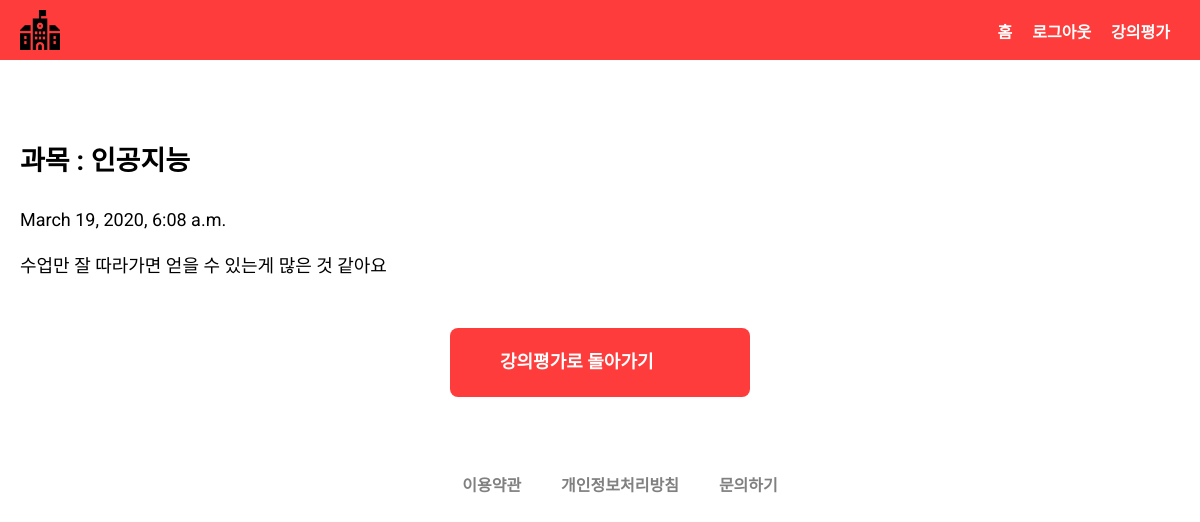
Page /user/31/ on the committed database.
### ouruser/models.py (models this page shows, shortened)
class Blog(models.Model):
    title= models.CharField(max_length=100, verbose_name = '제목')
    pub_date = models.DateTimeField(auto_now_add=True, verbose_name = '게시일시')
    body= models.TextField(max_length=5000, verbose_name = '내용')

### ouruser/views.py (the view)
# urls.py: path('<int:blog_id>/', views.detail, name='detail'),
def detail(request, blog_id):
    details = get_object_or_404(Blog, pk = blog_id)
    return render(request, 'detail.html', {'details':details})

### ouruser/templates/detail.html (shortened to what this page needs)
{% extends 'base.html' %}
{% block contents %}
    <br>
    <body>
 <div class="container">
  <br>
    <h2> 과목 : {{ details.title }} </h2>
    <p> {{ details.pub_date }} </p>
    <p> {{ details.body }} </p>
    <br>
    <a href="{% url 'home' %}" class="cta">강의평가로 돌아가기</a>
 </div>
 {% endblock %}

### static/css/index_style.css (style rules this page uses)
*, *::before, *::after { box-sizing: border-box; }
html { font-size: 10px; }
body { min-width: 1060px; font-size: 1.8rem; line-height: 1.6; font-family: Roboto, Avenir, sans-serif; }
a { text-decoration: none; }
.container { max-width: 1400px; margin: 0 auto; padding: 0 20px; position: relative; }
.cta { color: white; width: 300px; font-weight: 800; margin: 0 auto 60px; display: block; padding: 20px 50px; border-radius: 8px; background: rgb(255, 60, 60); }

### rows in the picture
Blog: title "인공지능", pub_date "March 19, 2020, 6:08 a.m.", body "수업만 잘 따라가면 얻을 수 있는게 많은 것 같아요"
